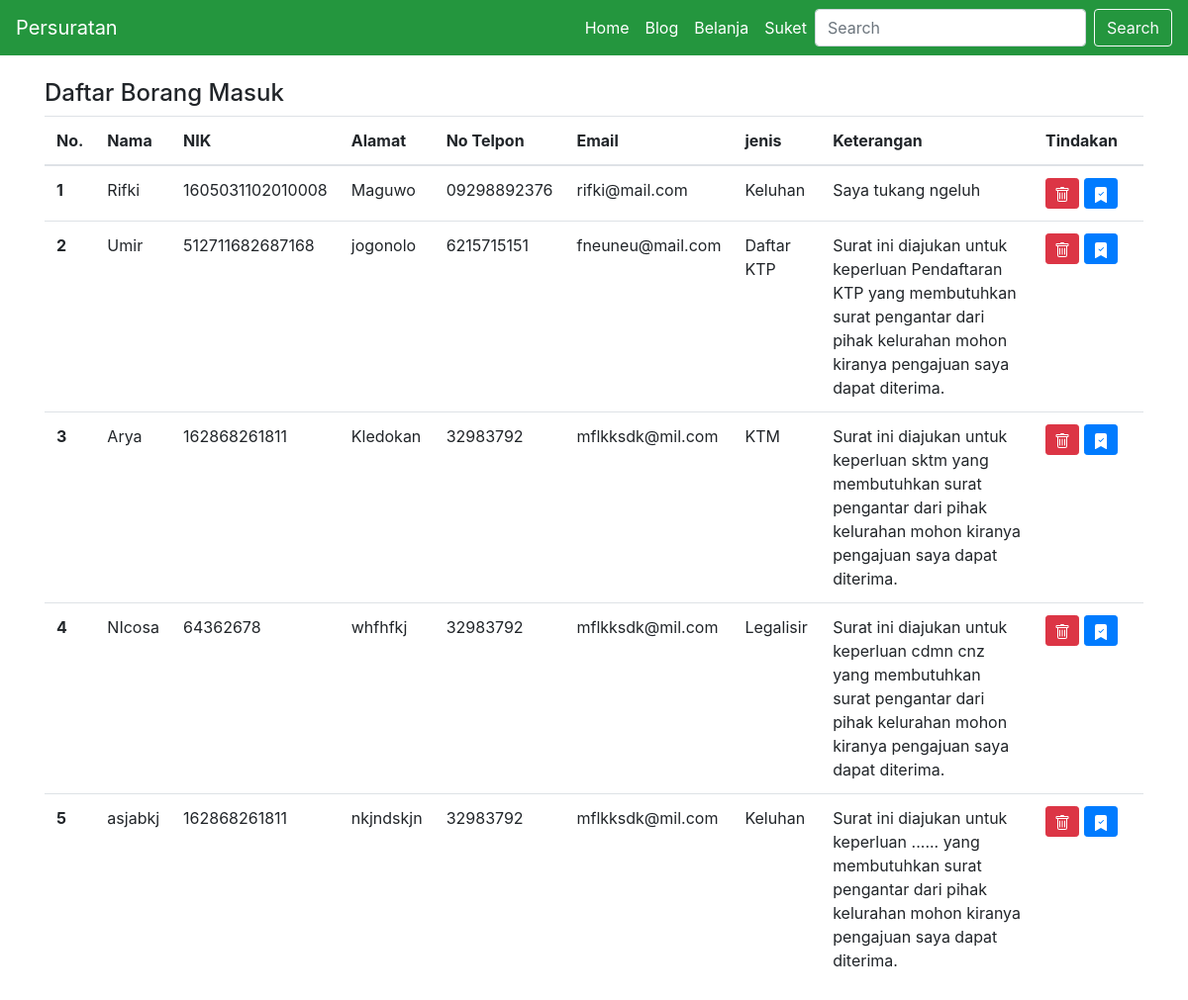
The page /suket/daftar on the database its author committed.
### suket/models.py (models this page shows)
class Borang(models.Model):
    nama = models.CharField(max_length=20)
    nik = models.CharField(max_length=20)
    alamat = models.CharField(max_length=30)
    no_telpon = models.CharField(max_length=13)
    email = models.EmailField(max_length=20)
    jenis_surat = models.CharField(
        max_length=40, choices=[
        (None, "Jenis Surat"),
        ('Keluhan', "Keluhan"),
        ('Daftar KTP', "Pendafataran KTP"),
        ('Legalisir', "Legalisir"),
        ('KTM', "Keterangan Tidak Mampu"),
    ], default=None)
    keterangan_tambahan = models.TextField(default="Surat ini diajukan untuk keperluan ...... yang membutuhkan surat pengantar dari pihak kelurahan mohon kiranya pengajuan saya dapat diterima.")

### suket/views.py (the view)
# urls.py: path('daftar', views.daftar_borang),
def daftar_borang(request):
    data = Borang.objects.all()
    return render(request, 'daftar_borang_masuk.html', { 'data': data })

### suket/templates/daftar_borang_masuk.html (shortened to what this page needs)
{% extends 'layout.html' %}
{% block content %}
<!DOCTYPE html>
<html lang="en">
<head>
</head>
<body>
    <h4>Daftar Borang Masuk</h4>
    <table class="table">
        <thead>
            <tr>
                <th scope="col">No.</th>
                <th scope="col">Nama</th>
                <th scope="col">NIK</th>
                <th scope="col">Alamat</th>
                <th scope="col">No Telpon</th>
                <th scope="col">Email</th>
                <th scope="col">jenis</th>
                <th scope="col">Keterangan</th>
                <th scope="col" style="width: 10%;">Tindakan</th>
            </tr>
        </thead>
        <tbody>
            {% for dt in data %}
            <tr>
                <th scope="row">{{ forloop.counter }}</th>
                <td>{{ dt.nama }}</td>
                <td>{{ dt.nik }}</td>
                <td>{{ dt.alamat }}</td>
                <td>{{ dt.no_telpon }}</td>
                <td>{{ dt.email }}</td>
                <td>{{ dt.jenis_surat }}</td>
                <td>{{ dt.keterangan_tambahan }}</td>
                <td>
                    <button type="button" class="btn btn-danger btn-sm" data-toggle="modal" data-target="#myModal{{ dt.id }}">
                    </button>
                    <button type="button" class="btn btn-primary btn-sm" data-toggle="modal" data-target="#myModal2{{ dt.id }}">
                    </button>
                </td>
            </tr>
            {% endfor %}
        </tbody>
    </table>
</body>
</html>
{% endblock %}

### suket/templates/layout.html (shortened to what this page needs)
{% load static %}
<!DOCTYPE html>
<html lang="en">
<head>
    <link rel="stylesheet" href="https://cdn.jsdelivr.net/npm/bootstrap@4.5.3/dist/css/bootstrap.min.css">
    <link rel="stylesheet" href="https://cdn.jsdelivr.net/npm/bootstrap@4.6.0/dist/css/bootstrap.min.css">
</head>
<body>
  <nav class="navbar navbar-expand-lg navbar-dark" style="background-color: rgb(36, 150, 62);;">
    <a class="navbar-brand" href="#">Persuratan</a>
    <div class="collapse navbar-collapse" id="navbarScroll">
      <ul class="navbar-nav ml-auto my-2 my-lg-0 navbar-nav-scroll" style="max-height: 100px;">
        <li class="nav-item active">
          <a class="nav-link" href="/">Home <span class="sr-only">(current)</span></a>
        </li>
        <li class="nav-item active">
          <a class="nav-link" href="#">Blog <span class="sr-only">(current)</span></a>
        </li>
        <li class="nav-item active">
          <a class="nav-link" href="#">Belanja <span class="sr-only">(current)</span></a>
        </li>
        <li class="nav-item active">
          <a class="nav-link" href="/suket/borang">Suket <span class="sr-only">(current)</span></a>
        </li>
      </ul>
      <form class="d-flex">
        <input class="form-control mr-2" type="search" placeholder="Search" aria-label="Search">
        <button class="btn btn-outline-light" type="submit">Search</button>
      </form>
    </div>
  </nav>
  <main class="container-lg mt-4">
      {% block content %}
      {% endblock %}
  </main>
</body>
</html>

### rows shown on the page
Borang: nama "Rifki", nik "1605031102010008", alamat "Maguwo", no_telpon "09298892376", email "rifki@mail.com", jenis_surat "Keluhan", keterangan_tambahan "Saya tukang ngeluh"
Borang: nama "Umir", nik "512711682687168", alamat "jogonolo", no_telpon "6215715151", email "fneuneu@mail.com", jenis_surat "Daftar KTP", keterangan_tambahan "Surat ini diajukan untuk keperluan Pendaftaran KTP yang membutuhkan surat pengantar dari pihak kelurahan mohon kiranya pengajuan saya dapat diterima."
Borang: nama "Arya", nik "162868261811", alamat "Kledokan", no_telpon "32983792", email "mflkksdk@mil.com", jenis_surat "KTM", keterangan_tambahan "Surat ini diajukan untuk keperluan sktm yang membutuhkan surat pengantar dari pihak kelurahan mohon kiranya pengajuan saya dapat diterima."
Borang: nama "NIcosa", nik "64362678", alamat "whfhfkj", no_telpon "32983792", email "mflkksdk@mil.com", jenis_surat "Legalisir", keterangan_tambahan "Surat ini diajukan untuk keperluan cdmn cnz yang membutuhkan surat pengantar dari pihak kelurahan mohon kiranya pengajuan saya dapat diterima."
Borang: nama "asjabkj", nik "162868261811", alamat "nkjndskjn", no_telpon "32983792", email "mflkksdk@mil.com", jenis_surat "Keluhan", keterangan_tambahan "Surat ini diajukan untuk keperluan ...... yang membutuhkan surat pengantar dari pihak kelurahan mohon kiranya pengajuan saya dapat diterima."
